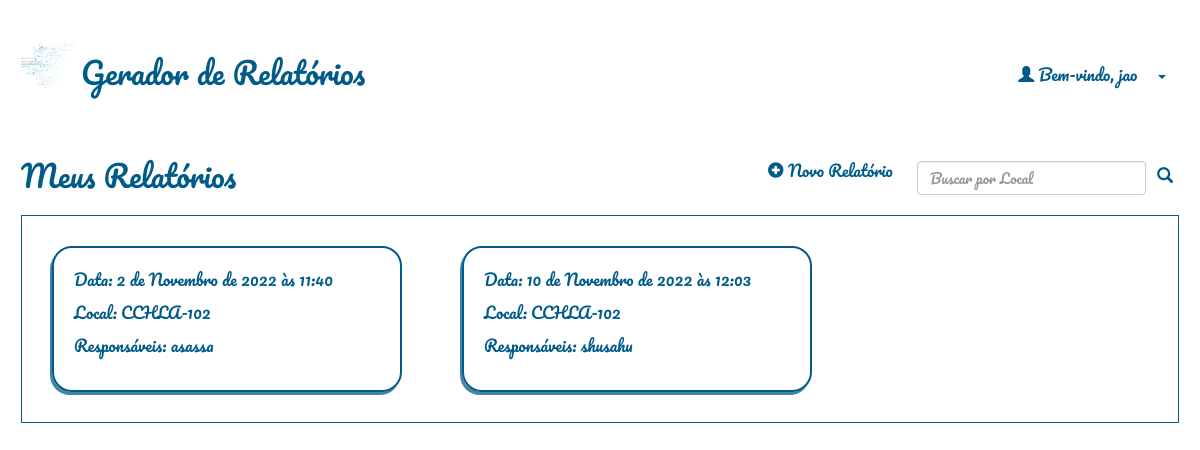
The app's page / (signed in), older data.
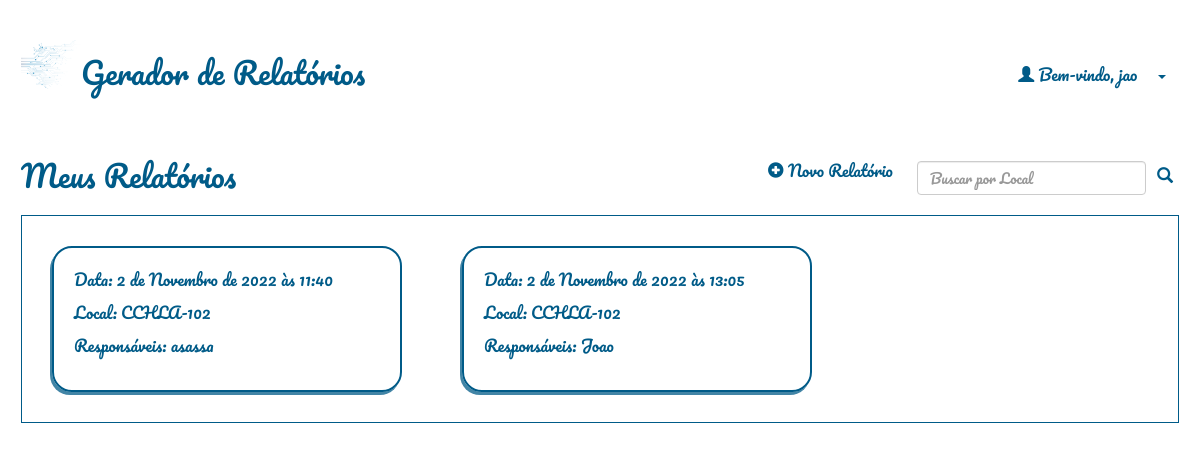
The same page, newer data.
### relatorio/models.py (models this page shows)
class Relatorio(models.Model):
    autor = models.ForeignKey(User, default=None, on_delete=models.CASCADE)
    data = models.DateTimeField()
    local = models.CharField(max_length=100)
    temperatura = models.IntegerField()
    clima = models.CharField(max_length=100)
    responsaveis = models.TextField(blank=True)
    qualiprof = models.CharField(max_length=100, default='')
    riscos = models.CharField(max_length=100, default='')
    equipamentos = models.CharField(max_length=100, default='')
    sinalizacao = models.CharField(max_length=100, default='')
    desligamento = models.CharField(max_length=4, default='')
    integridade = models.CharField(max_length=4, default='')
    dialogo = models.CharField(max_length=4, default='')
    curso_nr = models.CharField(max_length=4, default='')
    conferido = models.CharField(max_length=4, default='')
    delimitar_area = models.CharField(max_length=4, default='')
    auxconces = models.CharField(max_length=4, default='')
    tensao = models.CharField(max_length=4, default='')
    aterramento = models.CharField(max_length=4, default='')
    altura = models.CharField(max_length=4, default='')
    cinto_seg = models.CharField(max_length=4, default='')
    requi_seg = models.CharField(max_length=4, default='')
    reavaliacao = models.CharField(max_length=4, default='')
    tempambiente = models.CharField(max_length=100, default='')
    condambiente = models.CharField(max_length=100, default='')
    altitude = models.CharField(max_length=100, default='')
    presagua = models.CharField(max_length=100, default='')
    pressolidos = models.CharField(max_length=100, default='')
    pressubst = models.CharField(max_length=100, default='')
    solmecanicas = models.CharField(max_length=100, default='')
    presmofo = models.CharField(max_length=100, default='')
    presfauna = models.CharField(max_length=100, default='')
    infleletro = models.CharField(max_length=100, default='')
    radsolar = models.CharField(max_length=100, default='')
    descatm = models.CharField(max_length=100, default='')
    movdoar = models.CharField(max_length=100, default='')
    vento = models.CharField(max_length=100, default='')
    competencia = models.CharField(max_length=100, default='')
    reseletr = models.CharField(max_length=100, default='')
    contpessoas = models.CharField(max_length=100, default='')
    condfuga = models.CharField(max_length=100, default='')
    natmatpr = models.CharField(max_length=100, default='')
    natmatcons = models.CharField(max_length=100, default='')
    classestr = models.CharField(max_length=100, default='')
    documentacao = models.CharField(max_length=100, default='')
    ambientesofreu = models.CharField(max_length=100, default='')
    instalacaoinspecionada = models.CharField(max_length=100, default='')
    linhaseletricasdisp = models.CharField(max_length=100, default='')
    compinstalacao = models.CharField(max_length=100, default='')
    linhaseletricascorr = models.CharField(max_length=100, default='')
    tomadasdeforca = models.CharField(max_length=100, default='')
    qtdesufitomadas = models.CharField(max_length=100, default='')
    instlquadist = models.CharField(max_length=100, default='')
    novoscircuitos = models.CharField(max_length=100, default='')
    advquadist = models.CharField(max_length=100, default='')
    dispprotecaoident = models.CharField(max_length=100, default='')
    protcircuitos = models.CharField(max_length=100, default='')
    barramentoquadist = models.CharField(max_length=100, default='')
    bitola = models.CharField(max_length=100, default='')
    condutident = models.CharField(max_length=100, default='')
    disjundif = models.CharField(max_length=100, default='')
    dispprotecaosurtos = models.CharField(max_length=100, default='')
    servseguranca = models.CharField(max_length=100, default='')
    esqaterramento = models.CharField(max_length=100, default='')
    reservadeenergia = models.CharField(max_length=100, default='')
    fontseguranca = models.CharField(max_length=100, default='')
    paralelismo = models.CharField(max_length=100, default='')
    capbarramento = models.PositiveSmallIntegerField(default=0)
    protgeral = models.PositiveSmallIntegerField(default=0)
    protdr = models.PositiveSmallIntegerField(default=0)
    protdps = models.PositiveSmallIntegerField(default=0)
    vab = models.PositiveSmallIntegerField(default=0)
    van = models.PositiveSmallIntegerField(default=0)
    ia= models.PositiveSmallIntegerField(default=0)
    vbc = models.PositiveSmallIntegerField(default=0)
    vbn = models.PositiveSmallIntegerField(default=0)
    ib= models.PositiveSmallIntegerField(default=0)
    vca = models.PositiveSmallIntegerField(default=0)
    vcn = models.PositiveSmallIntegerField(default=0)
    ic= models.PositiveSmallIntegerField(default=0)
    continuidade = models.CharField(max_length=100, default='')
    resistencia = models.CharField(max_length=100, default='')
    selvpelv = models.CharField(max_length=100, default='')
    verificacao = models.CharField(max_length=100, default='')
    ensaiodetensao = models.CharField(max_length=100, default='')
    ensaiodefunc = models.CharField(max_length=100, default='')

### relatorio/views.py (the view)
# urls.py: path('', relatorio_views.relatorio_list, name="home"),
@login_required(login_url="/accounts/login/")
def relatorio_list(request):
    usuario = request.user
    if(request.method=='POST'):
        busca = request.POST['busca']
        relatorios = Relatorio.objects.filter(autor=usuario, local__contains=busca).order_by('data')
        return render(request, 'relatorio/relatorio_list.html', {'relatorios': relatorios, 'busca':busca})
    relatorios = Relatorio.objects.filter(autor=usuario).order_by('data')
    return render(request, 'relatorio/relatorio_list.html', {'relatorios': relatorios})

### relatorio/templates/relatorio/relatorio_list.html (shortened to what this page needs)
{% extends 'base_layout.html'%}
{% block content %}
    <header>
        <div class="meuscompromissosdiv">
            <h2>Meus Relatórios</h2>
        </div>
        <nav>
            <li>
                <a class="botao-icon" href="{% url 'relatorio:cria' %}">
                    <span class="glyphicon glyphicon-plus-sign"></span>
                    Novo Relatório
                </a>
            </li>
            <li>
                <form method=POST action="{% url 'home' %}" class="form-inline">
                    <input class="form-control me-2" type="search" placeholder="Buscar por Local" aria-label="Search" name="busca">
                    <button class="btn-outline-secondary" id="searchbutton" type="submit"><span class="glyphicon glyphicon-search"></span></button>
                </form>
            </li>
        </nav>
    </header>
    <div class="compromissos">
        {% if not relatorios %}
            {% if busca %}
                <br>
                <p style="margin-left: 20px;">  Sua busca por <span style="color:rgba(221, 33, 33, 0.705);">' {{ busca }} '</span> não encontrou resultados.</p>
                <br>
            {% else %}
                <br>
                <p style="margin-left: 20px; color:rgba(221, 33, 33, 0.705);">  Não há nenhum relatório ainda.</p>
                <br>
            {% endif %}
        {% else %}
            {% for relatorio in relatorios %}
            <a href="{% url 'relatorio:visualiza' rel_id=relatorio.id %}">
                <div class="compromisso">
                    <p>Data: {{ relatorio.data }}</p>
                    <p>Local: {{ relatorio.local }}</p>
                    <p class="obs">Responsáveis: {{ relatorio.responsaveis }}</p>
                </div>
            </a>
            {% endfor %}
        {% endif %}
        </div>
{% endblock %}

Row changes from the older to the newer data that the page shows:
removed Relatorio: data "10 de Novembro de 2022 às 12:03", local "CCHLA-102", responsaveis "shusahu"
added Relatorio: data "2 de Novembro de 2022 às 13:05", local "CCHLA-102", responsaveis "Joao"
